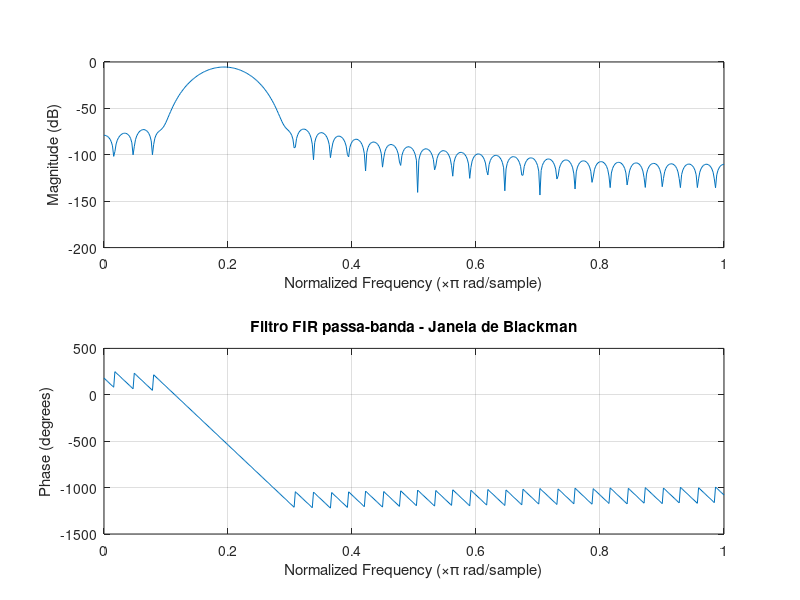
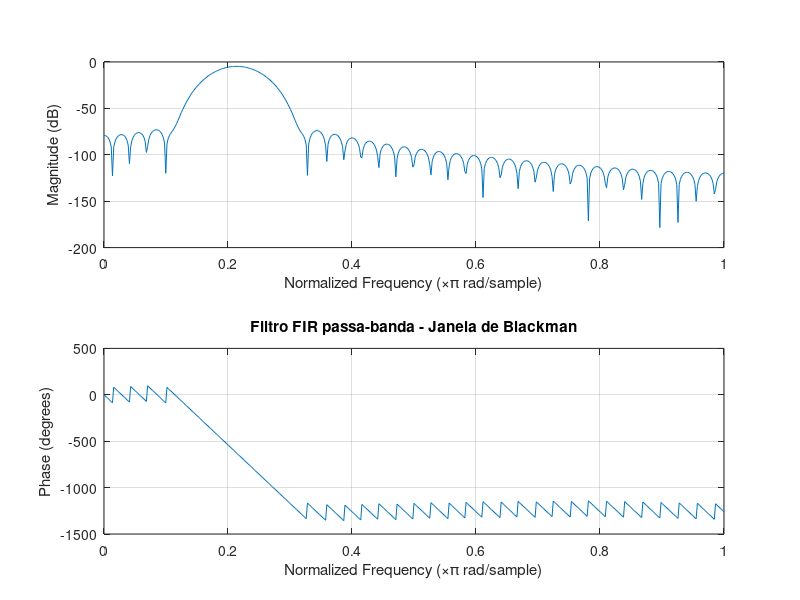
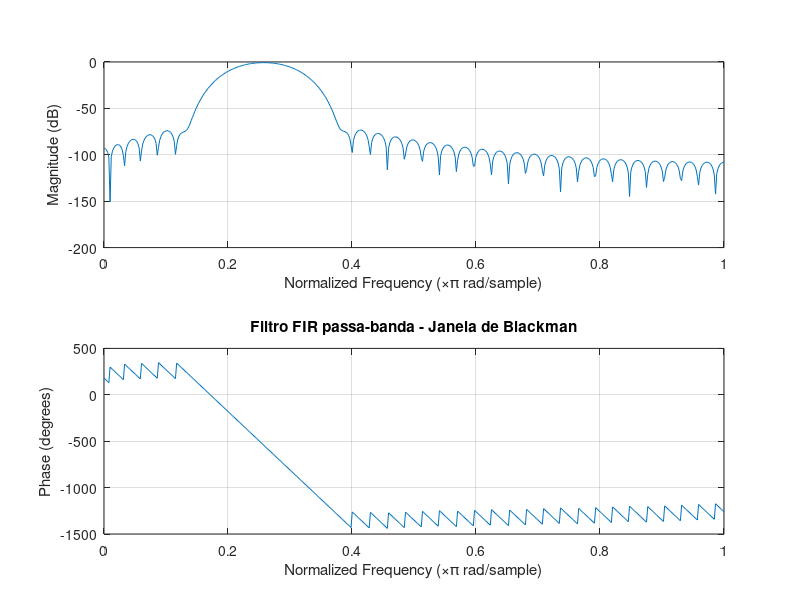
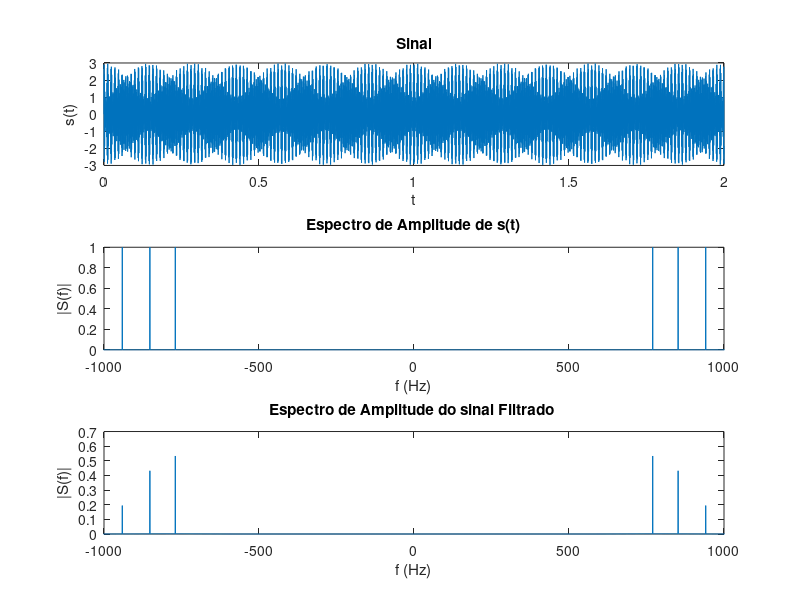

Source code (MATLAB) for these figures, in order:
% 4. Crie um sinal de entrada composto de três componentes senoidais, nas frequências 770 Hz, 852 Hz e 941
# Hz, com Ωs = 8 kHz. Projete três filtros passa-faixa digitais, o primeiro com frequência central em 770 Hz, o
# segundo em 852 Hz e o terceiro em 941 Hz. Para o primeiro filtro, as extremidades das faixas de rejeição estão
# nas frequências 697 e 852; para o segundo, em 770 e 941 Hz; para o terceiro. Em 852 e 1209 Hz. Nos três
# filtros, a atenuação mínima na faixa de rejeição é 60 dB. 

clear all; clc; close all;
M = 71;

Omega_c1 = 697;
Omega_c2 = 852;
Omega_c3 = 770;
Omega_c4 = 941;
Omega_c5 = Omega_c2;
Omega_c6 = 1209;
Omega_s = 8000;

wc1 = Omega_c1*2*pi/Omega_s;
wc2 = Omega_c2*2*pi/Omega_s;
wc3 = Omega_c3*2*pi/Omega_s;
wc4 = Omega_c4*2*pi/Omega_s;
wc5 = Omega_c5*2*pi/Omega_s;
wc6 = Omega_c6*2*pi/Omega_s;
%% Resposta ao impulso do filtro ideal h[n]
n = [-1*((M-1)/2):(M-1)/2];
h1_n = ((sin(wc2.*n) - sin(wc1.*n))./(pi.*n)); %resposta ao impulso para ≠0
h2_n = ((sin(wc4.*n) - sin(wc3.*n))./(pi.*n)); %resposta ao impulso para ≠0
h3_n = ((sin(wc6.*n) - sin(wc5.*n))./(pi.*n)); %resposta ao impulso para ≠0

h1_n(((M-1)/2)+1) = (wc2 - wc1)/pi; %resposta ao impulso para n=0
h2_n(((M-1)/2)+1) = (wc4 - wc3)/pi; %resposta ao impulso para n=0
h3_n(((M-1)/2)+1) = (wc6 - wc5)/pi; %resposta ao impulso para n=0

w_black = 0.42+0.5*cos(2*n.*pi/(M))+0.08*cos(4*n.*pi/(M)); %coeficientes da janela de blackman
h1_black = w_black.*h1_n;
h2_black = w_black.*h2_n;
h3_black = w_black.*h3_n;

figure
freqz(h1_black,1);
title('Filtro FIR passa-banda - Janela de Blackman')

figure
freqz(h2_black,1);
title('Filtro FIR passa-banda - Janela de Blackman')

figure
freqz(h3_black,1);
title('Filtro FIR passa-banda - Janela de Blackman')

%% Sinal
tmin = 0;
tmax = 2;
Fs= Omega_s;
Ts=1/Fs;

L=(tmax-tmin)/Ts;
t=0:Ts:tmax-Ts;
s = sin(2*pi*770*t) + sin(2*pi*852*t) + sin(2*pi*941*t);
S = fft(s);
S = abs(2*S/L);
S = fftshift(S);
freq = Fs*(-(L/2):(L/2)-1)/L;

s_f_h1_black = filter(h1_black,1,s);
S_F_h1_black = fft(s_f_h1_black);
S_F_h1_black = abs(2*S_F_h1_black/L);
S_F_h1_black = fftshift(S_F_h1_black);

s_f_h2_black = filter(h2_black,1,s);
S_F_h2_black = fft(s_f_h2_black);
S_F_h2_black = abs(2*S_F_h2_black/L);
S_F_h2_black = fftshift(S_F_h2_black);

s_f_h3_black = filter(h3_black,1,s);
S_F_h3_black = fft(s_f_h3_black);
S_F_h3_black = abs(2*S_F_h3_black/L);
S_F_h3_black = fftshift(S_F_h3_black);

%% Gráficos do sinal
figure(4)

subplot(3,1,1),plot(t,s);
title('Sinal')
xlabel('t')
ylabel('s(t)')

subplot(3,1,2),plot(freq,S)
title('Espectro de Amplitude de s(t)')
xlabel('f (Hz)')
ylabel('|S(f)|')
xlim([-1000 1000])

subplot(3,1,3),plot(freq,S_F_h1_black)
title('Espectro de Amplitude do sinal Filtrado ')
xlabel('f (Hz)')
ylabel('|S(f)|')
xlim([-1000 1000])


figure(5)

subplot(3,1,1),plot(t,s);
title('Sinal')
xlabel('t')
ylabel('s(t)')

subplot(3,1,2),plot(freq,S)
title('Espectro de Amplitude de s(t)')
xlabel('f (Hz)')
ylabel('|S(f)|')
xlim([-1000 1000])

subplot(3,1,3),plot(freq,S_F_h2_black)
title('Espectro de Amplitude do sinal Filtrado ')
xlabel('f (Hz)')
ylabel('|S(f)|')
xlim([-1000 1000])

figure(6)

subplot(3,1,1),plot(t,s);
title('Sinal')
xlabel('t')
ylabel('s(t)')

subplot(3,1,2),plot(freq,S)
title('Espectro de Amplitude de s(t)')
xlabel('f (Hz)')
ylabel('|S(f)|')
xlim([-1000 1000])

subplot(3,1,3),plot(freq,S_F_h3_black)
title('Espectro de Amplitude do sinal Filtrado ')
xlabel('f (Hz)')
ylabel('|S(f)|')
xlim([-1000 1000])
